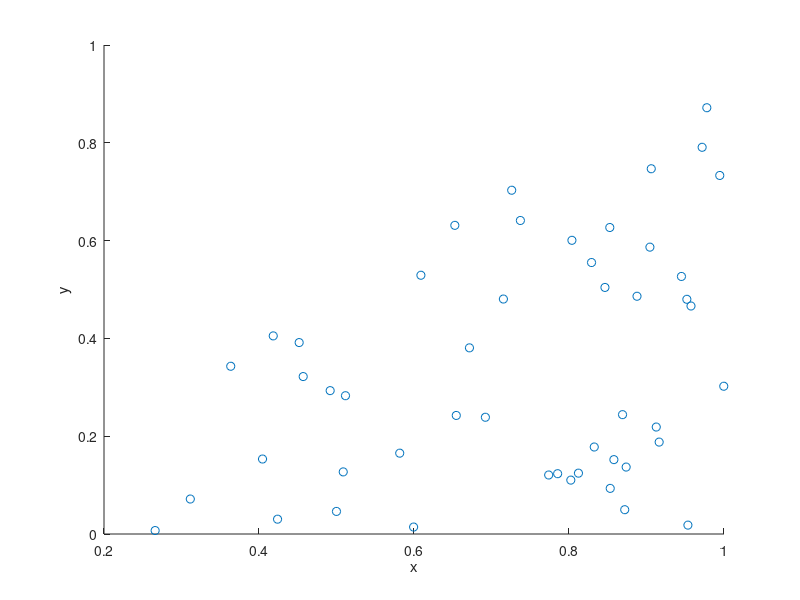

Reproduce this figure in MATLAB.
%Simulate a Poisson point process on a triangle.
%Author: H. Paul Keeler, 2018.

%Simulation window parameters -- points A,B,C of a triangle
xA=0;xB=1;xC=1; %x values of three points
yA=0;yB=0;yC=1; %y values of three points

%Point process parameters
lambda=100; %intensity (ie mean density) of the Poisson process

%calculate sides of triangle
a=sqrt((xA-xB)^2+(yA-yB)^2); 
b=sqrt((xB-xC)^2+(yB-yC)^2); 
c=sqrt((xC-xA)^2+(yC-yA)^2); 
s=(a+b+c)/2; %calculate semi-perimeter

%Use Herron's forumula -- or use polyarea
areaTotal=sqrt(s*(s-a)*(s-b)*(s-c)); %area of triangle

%Simulate Poisson point process
numbPoints=poissrnd(areaTotal*lambda);%Poisson number of points
U=(rand(numbPoints,1));%uniform random variables
V=(rand(numbPoints,1));%uniform random variables

xx=sqrt(U)*xA+sqrt(U).*(1-V)*xB+sqrt(U).*V*xC;%x coordinates of points
yy=sqrt(U)*yA+sqrt(U).*(1-V)*yB+sqrt(U).*V*yC;%y coordinates of points

%Plotting
scatter(xx,yy);
xlabel('x');ylabel('y');
